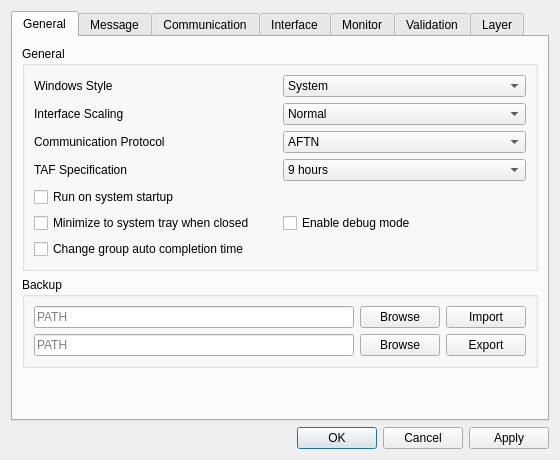
<?xml version="1.0" encoding="UTF-8"?>
<ui version="4.0">
 <class>Settings</class>
 <widget class="QDialog" name="Settings">
  <property name="geometry">
   <rect>
    <x>0</x>
    <y>0</y>
    <width>560</width>
    <height>460</height>
   </rect>
  </property>
  <property name="windowTitle">
   <string>Settings</string>
  </property>
  <layout class="QVBoxLayout" name="verticalLayout">
   <item>
    <widget class="QTabWidget" name="settingTab">
     <property name="currentIndex">
      <number>0</number>
     </property>
     <widget class="QWidget" name="generalPage">
      <attribute name="title">
       <string>General</string>
      </attribute>
      <layout class="QVBoxLayout" name="verticalLayout_6">
       <item>
        <widget class="QGroupBox" name="generalGroup">
         <property name="title">
          <string>General</string>
         </property>
         <layout class="QGridLayout" name="gridLayout_9">
          <item row="0" column="1">
           <widget class="QComboBox" name="windowsStyle">
            <item>
             <property name="text">
              <string notr="true">System</string>
             </property>
            </item>
            <item>
             <property name="text">
              <string notr="true">Fusion</string>
             </property>
            </item>
           </widget>
          </item>
          <item row="1" column="0">
           <widget class="QLabel" name="interfaceScalingLabel">
            <property name="text">
             <string>Interface Scaling</string>
            </property>
           </widget>
          </item>
          <item row="2" column="0">
           <widget class="QLabel" name="communicationProtocolLabel">
            <property name="text">
             <string>Communication Protocol</string>
            </property>
           </widget>
          </item>
          <item row="3" column="1">
           <widget class="QComboBox" name="tafSpecification">
            <item>
             <property name="text">
              <string>9 hours</string>
             </property>
            </item>
            <item>
             <property name="text">
              <string>24 hours</string>
             </property>
            </item>
            <item>
             <property name="text">
              <string>30 hours</string>
             </property>
            </item>
           </widget>
          </item>
          <item row="5" column="0">
           <widget class="QCheckBox" name="closeToMinimize">
            <property name="text">
             <string>Minimize to system tray when closed</string>
            </property>
           </widget>
          </item>
          <item row="4" column="0">
           <widget class="QCheckBox" name="runOnStart">
            <property name="text">
             <string>Run on system startup</string>
            </property>
           </widget>
          </item>
          <item row="3" column="0">
           <widget class="QLabel" name="tafSpecificationLabel">
            <property name="text">
             <string>TAF Specification</string>
            </property>
           </widget>
          </item>
          <item row="6" column="0">
           <widget class="QCheckBox" name="autoCompletionGroupTime">
            <property name="text">
             <string>Change group auto completion time</string>
            </property>
           </widget>
          </item>
          <item row="0" column="0">
           <widget class="QLabel" name="windowsStyleLabel">
            <property name="text">
             <string>Windows Style</string>
            </property>
           </widget>
          </item>
          <item row="5" column="1">
           <widget class="QCheckBox" name="debugMode">
            <property name="text">
             <string>Enable debug mode</string>
            </property>
           </widget>
          </item>
          <item row="2" column="1">
           <widget class="QComboBox" name="communicationProtocol">
            <item>
             <property name="text">
              <string notr="true">AFTN</string>
             </property>
            </item>
            <item>
             <property name="text">
              <string notr="true">FTP</string>
             </property>
            </item>
           </widget>
          </item>
          <item row="1" column="1">
           <widget class="QComboBox" name="interfaceScaling">
            <item>
             <property name="text">
              <string>Normal</string>
             </property>
            </item>
            <item>
             <property name="text">
              <string>Large</string>
             </property>
            </item>
            <item>
             <property name="text">
              <string>Largest</string>
             </property>
            </item>
           </widget>
          </item>
         </layout>
        </widget>
       </item>
       <item>
        <widget class="QGroupBox" name="backupGroup">
         <property name="title">
          <string>Backup</string>
         </property>
         <layout class="QGridLayout" name="gridLayout_5">
          <property name="sizeConstraint">
           <enum>QLayout::SetMaximumSize</enum>
          </property>
          <item row="0" column="0">
           <widget class="QLineEdit" name="importPath">
            <property name="placeholderText">
             <string>PATH</string>
            </property>
           </widget>
          </item>
          <item row="1" column="2">
           <widget class="QPushButton" name="exportButton">
            <property name="text">
             <string>Export</string>
            </property>
           </widget>
          </item>
          <item row="0" column="2">
           <widget class="QPushButton" name="importButton">
            <property name="text">
             <string>Import</string>
            </property>
           </widget>
          </item>
          <item row="0" column="1">
           <widget class="QPushButton" name="importBrowseButton">
            <property name="text">
             <string>Browse</string>
            </property>
           </widget>
          </item>
          <item row="1" column="1">
           <widget class="QPushButton" name="exportBrowseButton">
            <property name="text">
             <string>Browse</string>
            </property>
           </widget>
          </item>
          <item row="1" column="0">
           <widget class="QLineEdit" name="exportPath">
            <property name="placeholderText">
             <string>PATH</string>
            </property>
           </widget>
          </item>
         </layout>
        </widget>
       </item>
       <item>
        <spacer name="verticalSpacer">
         <property name="orientation">
          <enum>Qt::Vertical</enum>
         </property>
         <property name="sizeHint" stdset="0">
          <size>
           <width>20</width>
           <height>0</height>
          </size>
         </property>
        </spacer>
       </item>
      </layout>
     </widget>
     <widget class="QWidget" name="messagePage">
      <attribute name="title">
       <string>Message</string>
      </attribute>
      <layout class="QVBoxLayout" name="verticalLayout_2">
       <item>
        <widget class="QGroupBox" name="prefixGroup">
         <property name="title">
          <string>Prefix</string>
         </property>
         <layout class="QGridLayout" name="gridLayout_10">
          <item row="0" column="1">
           <widget class="QLineEdit" name="airport">
            <property name="placeholderText">
             <string notr="true">YUSO</string>
            </property>
           </widget>
          </item>
          <item row="1" column="0">
           <widget class="QLabel" name="bulletinNumberLabel">
            <property name="text">
             <string>Bulletin Number</string>
            </property>
           </widget>
          </item>
          <item row="0" column="0">
           <widget class="QLabel" name="airportLabel">
            <property name="text">
             <string>Airport Code</string>
            </property>
           </widget>
          </item>
          <item row="1" column="1">
           <widget class="QLineEdit" name="bulletinNumber">
            <property name="placeholderText">
             <string notr="true">CI35</string>
            </property>
           </widget>
          </item>
          <item row="2" column="1">
           <widget class="QLineEdit" name="firName">
            <property name="placeholderText">
             <string notr="true">YUDD SHANLON FIR</string>
            </property>
           </widget>
          </item>
          <item row="3" column="1">
           <widget class="QLineEdit" name="trendIdentifier">
            <property name="placeholderText">
             <string notr="true">TRENDING</string>
            </property>
           </widget>
          </item>
          <item row="2" column="0">
           <widget class="QLabel" name="firNameLabel">
            <property name="minimumSize">
             <size>
              <width>100</width>
              <height>0</height>
             </size>
            </property>
            <property name="text">
             <string>FIR Name</string>
            </property>
           </widget>
          </item>
          <item row="3" column="0">
           <widget class="QLabel" name="trendIdentifierLabel">
            <property name="text">
             <string>Trend Identifier</string>
            </property>
           </widget>
          </item>
         </layout>
        </widget>
       </item>
       <item>
        <widget class="QGroupBox" name="weatherGroup">
         <property name="title">
          <string>Weather Phenomena</string>
         </property>
         <layout class="QGridLayout" name="gridLayout">
          <item row="0" column="1">
           <layout class="QHBoxLayout" name="addWeatherLayout">
            <item>
             <widget class="QLineEdit" name="weather">
              <property name="text">
               <string/>
              </property>
              <property name="placeholderText">
               <string>Weather without intensity</string>
              </property>
             </widget>
            </item>
            <item>
             <widget class="QPushButton" name="addWeatherButton">
              <property name="maximumSize">
               <size>
                <width>25</width>
                <height>25</height>
               </size>
              </property>
              <property name="text">
               <string notr="true">+</string>
              </property>
             </widget>
            </item>
            <item>
             <widget class="QPushButton" name="delWeatherButton">
              <property name="maximumSize">
               <size>
                <width>25</width>
                <height>25</height>
               </size>
              </property>
              <property name="text">
               <string notr="true">—</string>
              </property>
             </widget>
            </item>
           </layout>
          </item>
          <item row="1" column="1">
           <widget class="QListWidget" name="weatherList">
            <property name="dragDropMode">
             <enum>QAbstractItemView::InternalMove</enum>
            </property>
           </widget>
          </item>
          <item row="1" column="0">
           <widget class="QListWidget" name="weatherWithIntensityList">
            <property name="dragDropMode">
             <enum>QAbstractItemView::InternalMove</enum>
            </property>
           </widget>
          </item>
          <item row="0" column="0">
           <layout class="QHBoxLayout" name="addWeatherWithIntensityLayout">
            <item>
             <widget class="QLineEdit" name="weatherWithIntensity">
              <property name="placeholderText">
               <string>Weather with intensity</string>
              </property>
             </widget>
            </item>
            <item>
             <widget class="QPushButton" name="addWeatherWithIntensityButton">
              <property name="maximumSize">
               <size>
                <width>25</width>
                <height>25</height>
               </size>
              </property>
              <property name="text">
               <string notr="true">+</string>
              </property>
             </widget>
            </item>
            <item>
             <widget class="QPushButton" name="delWeatherWithIntensityButton">
              <property name="maximumSize">
               <size>
                <width>25</width>
                <height>25</height>
               </size>
              </property>
              <property name="text">
               <string notr="true">—</string>
              </property>
             </widget>
            </item>
           </layout>
          </item>
         </layout>
        </widget>
       </item>
      </layout>
     </widget>
     <widget class="QWidget" name="communicationPage">
      <attribute name="title">
       <string>Communication</string>
      </attribute>
      <layout class="QVBoxLayout" name="verticalLayout_4">
       <item>
        <layout class="QHBoxLayout" name="communicationTopLayout">
         <item>
          <widget class="QGroupBox" name="serialGroup">
           <property name="title">
            <string>Serial Parameters</string>
           </property>
           <layout class="QGridLayout" name="gridLayout_11">
            <item row="0" column="0">
             <widget class="QLabel" name="portLabel">
              <property name="text">
               <string>Port</string>
              </property>
             </widget>
            </item>
            <item row="0" column="1">
             <widget class="QLineEdit" name="port">
              <property name="placeholderText">
               <string notr="true">COM1</string>
              </property>
             </widget>
            </item>
            <item row="1" column="0">
             <widget class="QLabel" name="baudrateLabel">
              <property name="text">
               <string>Baudrate</string>
              </property>
             </widget>
            </item>
            <item row="1" column="1">
             <widget class="QLineEdit" name="baudrate">
              <property name="placeholderText">
               <string notr="true">9600</string>
              </property>
             </widget>
            </item>
            <item row="2" column="0">
             <widget class="QLabel" name="parityLabel">
              <property name="text">
               <string>Parity</string>
              </property>
             </widget>
            </item>
            <item row="2" column="1">
             <widget class="QComboBox" name="parity">
              <property name="currentText">
               <string notr="true">NONE</string>
              </property>
              <item>
               <property name="text">
                <string notr="true">NONE</string>
               </property>
              </item>
              <item>
               <property name="text">
                <string notr="true">EVEN</string>
               </property>
              </item>
              <item>
               <property name="text">
                <string notr="true">ODD</string>
               </property>
              </item>
             </widget>
            </item>
            <item row="3" column="0">
             <widget class="QLabel" name="bytesizeLabel">
              <property name="text">
               <string>Bytesize</string>
              </property>
             </widget>
            </item>
            <item row="3" column="1">
             <widget class="QComboBox" name="bytesize">
              <property name="currentText">
               <string notr="true">5</string>
              </property>
              <item>
               <property name="text">
                <string notr="true">5</string>
               </property>
              </item>
              <item>
               <property name="text">
                <string notr="true">6</string>
               </property>
              </item>
              <item>
               <property name="text">
                <string notr="true">7</string>
               </property>
              </item>
              <item>
               <property name="text">
                <string notr="true">8</string>
               </property>
              </item>
             </widget>
            </item>
            <item row="4" column="0">
             <widget class="QLabel" name="stopbitsLabel">
              <property name="text">
               <string>Stopbits</string>
              </property>
             </widget>
            </item>
            <item row="4" column="1">
             <widget class="QComboBox" name="stopbits">
              <property name="currentText">
               <string notr="true">1</string>
              </property>
              <item>
               <property name="text">
                <string notr="true">1</string>
               </property>
              </item>
              <item>
               <property name="text">
                <string notr="true">1.5</string>
               </property>
              </item>
              <item>
               <property name="text">
                <string notr="true">2</string>
               </property>
              </item>
             </widget>
            </item>
           </layout>
          </widget>
         </item>
         <item>
          <widget class="QGroupBox" name="aftnGroup">
           <property name="maximumSize">
            <size>
             <width>239</width>
             <height>16777215</height>
            </size>
           </property>
           <property name="title">
            <string>AFTN Parameters</string>
           </property>
           <layout class="QGridLayout" name="gridLayout_3">
            <item row="1" column="2">
             <widget class="QPushButton" name="resetNumberButton">
              <property name="maximumSize">
               <size>
                <width>50</width>
                <height>16777215</height>
               </size>
              </property>
              <property name="text">
               <string>Reset</string>
              </property>
             </widget>
            </item>
            <item row="5" column="0">
             <widget class="QLabel" name="maxSendAddressLabel">
              <property name="text">
               <string>Max Address</string>
              </property>
             </widget>
            </item>
            <item row="1" column="1">
             <widget class="QLineEdit" name="channelSequenceNumber">
              <property name="placeholderText">
               <string notr="true">1</string>
              </property>
             </widget>
            </item>
            <item row="5" column="1" colspan="2">
             <widget class="QLineEdit" name="maxSendAddress">
              <property name="placeholderText">
               <string notr="true">21</string>
              </property>
             </widget>
            </item>
            <item row="0" column="0">
             <widget class="QLabel" name="channelLabel">
              <property name="text">
               <string>Channel</string>
              </property>
             </widget>
            </item>
            <item row="0" column="1" colspan="2">
             <widget class="QLineEdit" name="channel">
              <property name="placeholderText">
               <string notr="true">YMA</string>
              </property>
             </widget>
            </item>
            <item row="4" column="1" colspan="2">
             <widget class="QLineEdit" name="originatorAddress">
              <property name="placeholderText">
               <string notr="true">YUSOYMYX</string>
              </property>
             </widget>
            </item>
            <item row="4" column="0">
             <widget class="QLabel" name="originatorAddressLabel">
              <property name="text">
               <string>Originator</string>
              </property>
             </widget>
            </item>
            <item row="1" column="0">
             <widget class="QLabel" name="channelSequenceNumberLabel">
              <property name="text">
               <string>Sequence Number</string>
              </property>
             </widget>
            </item>
            <item row="2" column="0">
             <widget class="QLabel" name="channelSequenceLengthLabel">
              <property name="text">
               <string>Sequence Length</string>
              </property>
             </widget>
            </item>
            <item row="2" column="1" colspan="2">
             <widget class="QComboBox" name="channelSequenceLength">
              <item>
               <property name="text">
                <string notr="true">3</string>
               </property>
              </item>
              <item>
               <property name="text">
                <string notr="true">4</string>
               </property>
              </item>
             </widget>
            </item>
           </layout>
          </widget>
         </item>
        </layout>
       </item>
       <item>
        <widget class="QGroupBox" name="ftpGroup">
         <property name="title">
          <string>FTP Parameters</string>
         </property>
         <layout class="QHBoxLayout" name="horizontalLayout">
          <item>
           <widget class="QLabel" name="ftpHostLabel">
            <property name="text">
             <string>Host</string>
            </property>
           </widget>
          </item>
          <item>
           <widget class="QLineEdit" name="ftpHost">
            <property name="placeholderText">
             <string notr="true">ftp://user:password@hostname:port/path</string>
            </property>
           </widget>
          </item>
          <item>
           <widget class="QPushButton" name="testLoginButton">
            <property name="maximumSize">
             <size>
              <width>50</width>
              <height>16777215</height>
             </size>
            </property>
            <property name="text">
             <string>Login</string>
            </property>
           </widget>
          </item>
         </layout>
        </widget>
       </item>
       <item>
        <widget class="QTabWidget" name="addressTab">
         <property name="currentIndex">
          <number>0</number>
         </property>
         <widget class="QWidget" name="tafTab">
          <attribute name="title">
           <string notr="true">TAF</string>
          </attribute>
          <layout class="QVBoxLayout" name="verticalLayout_3">
           <property name="leftMargin">
            <number>0</number>
           </property>
           <property name="topMargin">
            <number>0</number>
           </property>
           <property name="rightMargin">
            <number>0</number>
           </property>
           <property name="bottomMargin">
            <number>0</number>
           </property>
           <item>
            <widget class="QPlainTextEdit" name="tafAddress">
             <property name="frameShape">
              <enum>QFrame::NoFrame</enum>
             </property>
             <property name="placeholderText">
              <string>Please separate multiple addresses by space</string>
             </property>
            </widget>
           </item>
          </layout>
         </widget>
         <widget class="QWidget" name="trendTab">
          <attribute name="title">
           <string notr="true">TREND</string>
          </attribute>
          <layout class="QVBoxLayout" name="verticalLayout_9">
           <property name="leftMargin">
            <number>0</number>
           </property>
           <property name="topMargin">
            <number>0</number>
           </property>
           <property name="rightMargin">
            <number>0</number>
           </property>
           <property name="bottomMargin">
            <number>0</number>
           </property>
           <item>
            <widget class="QPlainTextEdit" name="trendAddress">
             <property name="frameShape">
              <enum>QFrame::NoFrame</enum>
             </property>
             <property name="placeholderText">
              <string>Please separate multiple addresses by space</string>
             </property>
            </widget>
           </item>
          </layout>
         </widget>
         <widget class="QWidget" name="sigmetTab">
          <attribute name="title">
           <string notr="true">SIGMET</string>
          </attribute>
          <layout class="QVBoxLayout" name="verticalLayout_7">
           <property name="leftMargin">
            <number>0</number>
           </property>
           <property name="topMargin">
            <number>0</number>
           </property>
           <property name="rightMargin">
            <number>0</number>
           </property>
           <property name="bottomMargin">
            <number>0</number>
           </property>
           <item>
            <widget class="QPlainTextEdit" name="sigmetAddress">
             <property name="frameShape">
              <enum>QFrame::NoFrame</enum>
             </property>
             <property name="placeholderText">
              <string>Please separate multiple addresses by space</string>
             </property>
            </widget>
           </item>
          </layout>
         </widget>
         <widget class="QWidget" name="airmetTab">
          <attribute name="title">
           <string notr="true">AIRMET</string>
          </attribute>
          <layout class="QVBoxLayout" name="verticalLayout_8">
           <property name="leftMargin">
            <number>0</number>
           </property>
           <property name="topMargin">
            <number>0</number>
           </property>
           <property name="rightMargin">
            <number>0</number>
           </property>
           <property name="bottomMargin">
            <number>0</number>
           </property>
           <item>
            <widget class="QPlainTextEdit" name="airmetAddress">
             <property name="frameShape">
              <enum>QFrame::NoFrame</enum>
             </property>
             <property name="placeholderText">
              <string>Please separate multiple addresses by space</string>
             </property>
            </widget>
           </item>
          </layout>
         </widget>
        </widget>
       </item>
      </layout>
     </widget>
     <widget class="QWidget" name="interfacePage">
      <attribute name="title">
       <string>Interface</string>
      </attribute>
      <layout class="QVBoxLayout" name="verticalLayout_5">
       <item>
        <widget class="QGroupBox" name="dataSourceGroup">
         <property name="title">
          <string>Data Source</string>
         </property>
         <layout class="QGridLayout" name="gridLayout_6">
          <item row="1" column="1">
           <widget class="QLineEdit" name="layerURL">
            <property name="placeholderText">
             <string notr="true">http://hostname:port/layers</string>
            </property>
           </widget>
          </item>
          <item row="0" column="1">
           <widget class="QLineEdit" name="messageURL">
            <property name="placeholderText">
             <string notr="true">http://hostname:port/messages/:airport</string>
            </property>
           </widget>
          </item>
          <item row="1" column="0">
           <widget class="QLabel" name="layerURLLabel">
            <property name="text">
             <string>Layer URL</string>
            </property>
           </widget>
          </item>
          <item row="0" column="0">
           <widget class="QLabel" name="messageURLLabel">
            <property name="minimumSize">
             <size>
              <width>100</width>
              <height>0</height>
             </size>
            </property>
            <property name="text">
             <string>Message URL</string>
            </property>
           </widget>
          </item>
         </layout>
        </widget>
       </item>
       <item>
        <widget class="QGroupBox" name="serviceGroup">
         <property name="title">
          <string>Background Service</string>
         </property>
         <property name="checkable">
          <bool>true</bool>
         </property>
         <layout class="QGridLayout" name="gridLayout_12">
          <item row="0" column="1" colspan="3">
           <widget class="QLineEdit" name="serviceHost">
            <property name="enabled">
             <bool>false</bool>
            </property>
           </widget>
          </item>
          <item row="1" column="0">
           <widget class="QLabel" name="tokenLabel">
            <property name="minimumSize">
             <size>
              <width>100</width>
              <height>0</height>
             </size>
            </property>
            <property name="text">
             <string>Auth Token</string>
            </property>
           </widget>
          </item>
          <item row="1" column="3">
           <widget class="QPushButton" name="regenerateTokenButton">
            <property name="text">
             <string>Regeneration</string>
            </property>
           </widget>
          </item>
          <item row="1" column="1">
           <widget class="QLineEdit" name="token">
            <property name="enabled">
             <bool>false</bool>
            </property>
           </widget>
          </item>
          <item row="0" column="0">
           <widget class="QLabel" name="serviceHostLabel">
            <property name="minimumSize">
             <size>
              <width>100</width>
              <height>0</height>
             </size>
            </property>
            <property name="text">
             <string>Host</string>
            </property>
           </widget>
          </item>
          <item row="1" column="2">
           <widget class="QPushButton" name="copyTokenButton">
            <property name="maximumSize">
             <size>
              <width>50</width>
              <height>16777215</height>
             </size>
            </property>
            <property name="text">
             <string>Copy</string>
            </property>
           </widget>
          </item>
         </layout>
        </widget>
       </item>
       <item>
        <spacer name="verticalSpacer_2">
         <property name="orientation">
          <enum>Qt::Vertical</enum>
         </property>
         <property name="sizeHint" stdset="0">
          <size>
           <width>20</width>
           <height>40</height>
          </size>
         </property>
        </spacer>
       </item>
      </layout>
     </widget>
     <widget class="QWidget" name="monitorPage">
      <attribute name="title">
       <string>Monitor</string>
      </attribute>
      <layout class="QVBoxLayout" name="verticalLayout_10">
       <item>
        <widget class="QGroupBox" name="alarmGroup">
         <property name="title">
          <string>Late Monitoring</string>
         </property>
         <layout class="QGridLayout" name="gridLayout_8">
          <item row="0" column="0">
           <widget class="QLabel" name="delayMinutesLabel">
            <property name="minimumSize">
             <size>
              <width>100</width>
              <height>0</height>
             </size>
            </property>
            <property name="text">
             <string>Delay Minutes</string>
            </property>
           </widget>
          </item>
          <item row="0" column="1">
           <widget class="QLineEdit" name="delayMinutes">
            <property name="maximumSize">
             <size>
              <width>120</width>
              <height>16777215</height>
             </size>
            </property>
            <property name="text">
             <string/>
            </property>
            <property name="placeholderText">
             <string>Unit minutes</string>
            </property>
           </widget>
          </item>
          <item row="1" column="0">
           <widget class="QLabel" name="alarmVolumeLabel">
            <property name="minimumSize">
             <size>
              <width>100</width>
              <height>0</height>
             </size>
            </property>
            <property name="text">
             <string>Alarm Volume</string>
            </property>
           </widget>
          </item>
          <item row="1" column="1">
           <widget class="QSlider" name="alarmVolume">
            <property name="orientation">
             <enum>Qt::Horizontal</enum>
            </property>
           </widget>
          </item>
         </layout>
        </widget>
       </item>
       <item>
        <widget class="QGroupBox" name="reminderGroup">
         <property name="title">
          <string>Sound Reminder and Volume</string>
         </property>
         <layout class="QGridLayout" name="gridLayout_7">
          <item row="0" column="0">
           <widget class="QCheckBox" name="remindTaf">
            <property name="minimumSize">
             <size>
              <width>100</width>
              <height>0</height>
             </size>
            </property>
            <property name="text">
             <string>TAF</string>
            </property>
           </widget>
          </item>
          <item row="0" column="1">
           <widget class="QSlider" name="tafVolume">
            <property name="orientation">
             <enum>Qt::Horizontal</enum>
            </property>
           </widget>
          </item>
          <item row="1" column="0">
           <widget class="QCheckBox" name="remindTrend">
            <property name="minimumSize">
             <size>
              <width>100</width>
              <height>0</height>
             </size>
            </property>
            <property name="text">
             <string>Trend</string>
            </property>
           </widget>
          </item>
          <item row="1" column="1">
           <widget class="QSlider" name="trendVolume">
            <property name="orientation">
             <enum>Qt::Horizontal</enum>
            </property>
           </widget>
          </item>
          <item row="2" column="0">
           <widget class="QCheckBox" name="remindSigmet">
            <property name="minimumSize">
             <size>
              <width>100</width>
              <height>0</height>
             </size>
            </property>
            <property name="text">
             <string>SIGMET</string>
            </property>
           </widget>
          </item>
          <item row="2" column="1">
           <widget class="QSlider" name="sigmetVolume">
            <property name="orientation">
             <enum>Qt::Horizontal</enum>
            </property>
           </widget>
          </item>
         </layout>
        </widget>
       </item>
       <item>
        <spacer name="verticalSpacer_3">
         <property name="orientation">
          <enum>Qt::Vertical</enum>
         </property>
         <property name="sizeHint" stdset="0">
          <size>
           <width>20</width>
           <height>40</height>
          </size>
         </property>
        </spacer>
       </item>
      </layout>
     </widget>
     <widget class="QWidget" name="validationPage">
      <attribute name="title">
       <string>Validation</string>
      </attribute>
      <layout class="QVBoxLayout" name="verticalLayout_13">
       <item>
        <widget class="QGroupBox" name="forecastValidationGroup">
         <property name="title">
          <string>TAF and Trend</string>
         </property>
         <layout class="QGridLayout" name="gridLayout_4">
          <item row="1" column="0">
           <widget class="QCheckBox" name="cloudHeightHas450">
            <property name="text">
             <string>Cloud height has 450 meters</string>
            </property>
           </widget>
          </item>
          <item row="0" column="0">
           <widget class="QCheckBox" name="visHas5000">
            <property name="text">
             <string>Visibility has 5000 meters</string>
            </property>
           </widget>
          </item>
          <item row="2" column="0">
           <widget class="QCheckBox" name="weakPrecipitationVerification">
            <property name="text">
             <string>Weak precipitation participates verification</string>
            </property>
           </widget>
          </item>
         </layout>
        </widget>
       </item>
       <item>
        <spacer name="verticalSpacer_4">
         <property name="orientation">
          <enum>Qt::Vertical</enum>
         </property>
         <property name="sizeHint" stdset="0">
          <size>
           <width>20</width>
           <height>40</height>
          </size>
         </property>
        </spacer>
       </item>
      </layout>
     </widget>
     <widget class="QWidget" name="layerPage">
      <attribute name="title">
       <string>Layer</string>
      </attribute>
      <layout class="QVBoxLayout" name="verticalLayout_11">
       <item>
        <widget class="QGroupBox" name="projectionGroup">
         <property name="title">
          <string>Projection</string>
         </property>
         <layout class="QVBoxLayout" name="verticalLayout_14">
          <item>
           <widget class="QLineEdit" name="projection">
            <property name="placeholderText">
             <string notr="true">+proj=webmerc +datum=WGS84</string>
            </property>
           </widget>
          </item>
         </layout>
        </widget>
       </item>
       <item>
        <widget class="QGroupBox" name="boundaryGroup">
         <property name="title">
          <string>FIR Boundary</string>
         </property>
         <layout class="QVBoxLayout" name="verticalLayout_12">
          <item>
           <widget class="QPlainTextEdit" name="firBoundary">
            <property name="placeholderText">
             <string>Please enter a list of points with longitude and latitude coordinates of FIR, Json format, such as [[lon, lat], [lon, lat], ...]</string>
            </property>
           </widget>
          </item>
         </layout>
        </widget>
       </item>
      </layout>
     </widget>
    </widget>
   </item>
   <item>
    <widget class="QDialogButtonBox" name="buttonBox">
     <property name="standardButtons">
      <set>QDialogButtonBox::Apply|QDialogButtonBox::Cancel|QDialogButtonBox::Ok</set>
     </property>
    </widget>
   </item>
  </layout>
 </widget>
 <tabstops>
  <tabstop>airport</tabstop>
  <tabstop>bulletinNumber</tabstop>
  <tabstop>firName</tabstop>
  <tabstop>trendIdentifier</tabstop>
  <tabstop>weather</tabstop>
  <tabstop>addWeatherButton</tabstop>
  <tabstop>delWeatherButton</tabstop>
  <tabstop>weatherList</tabstop>
  <tabstop>weatherWithIntensity</tabstop>
  <tabstop>addWeatherWithIntensityButton</tabstop>
  <tabstop>delWeatherWithIntensityButton</tabstop>
  <tabstop>port</tabstop>
  <tabstop>baudrate</tabstop>
  <tabstop>parity</tabstop>
  <tabstop>bytesize</tabstop>
  <tabstop>stopbits</tabstop>
  <tabstop>channel</tabstop>
  <tabstop>channelSequenceNumber</tabstop>
  <tabstop>originatorAddress</tabstop>
  <tabstop>tafAddress</tabstop>
  <tabstop>sigmetAddress</tabstop>
  <tabstop>trendAddress</tabstop>
  <tabstop>runOnStart</tabstop>
  <tabstop>closeToMinimize</tabstop>
  <tabstop>importPath</tabstop>
  <tabstop>importBrowseButton</tabstop>
  <tabstop>importButton</tabstop>
  <tabstop>exportPath</tabstop>
  <tabstop>exportBrowseButton</tabstop>
  <tabstop>exportButton</tabstop>
 </tabstops>
 <resources/>
 <connections>
  <connection>
   <sender>buttonBox</sender>
   <signal>accepted()</signal>
   <receiver>Settings</receiver>
   <slot>accept()</slot>
   <hints>
    <hint type="sourcelabel">
     <x>254</x>
     <y>487</y>
    </hint>
    <hint type="destinationlabel">
     <x>157</x>
     <y>274</y>
    </hint>
   </hints>
  </connection>
  <connection>
   <sender>buttonBox</sender>
   <signal>rejected()</signal>
   <receiver>Settings</receiver>
   <slot>reject()</slot>
   <hints>
    <hint type="sourcelabel">
     <x>322</x>
     <y>487</y>
    </hint>
    <hint type="destinationlabel">
     <x>286</x>
     <y>274</y>
    </hint>
   </hints>
  </connection>
 </connections>
 <slots>
  <slot>save()</slot>
 </slots>
</ui>
